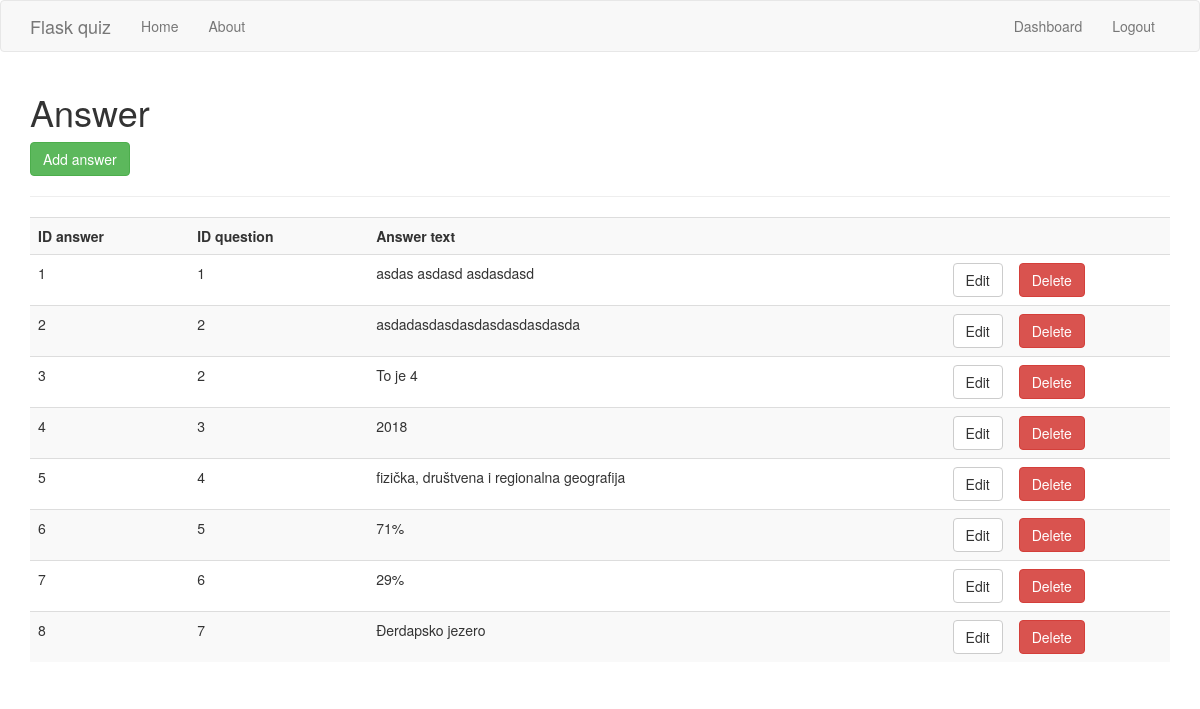
Page /answer (signed in) on the earlier database version.
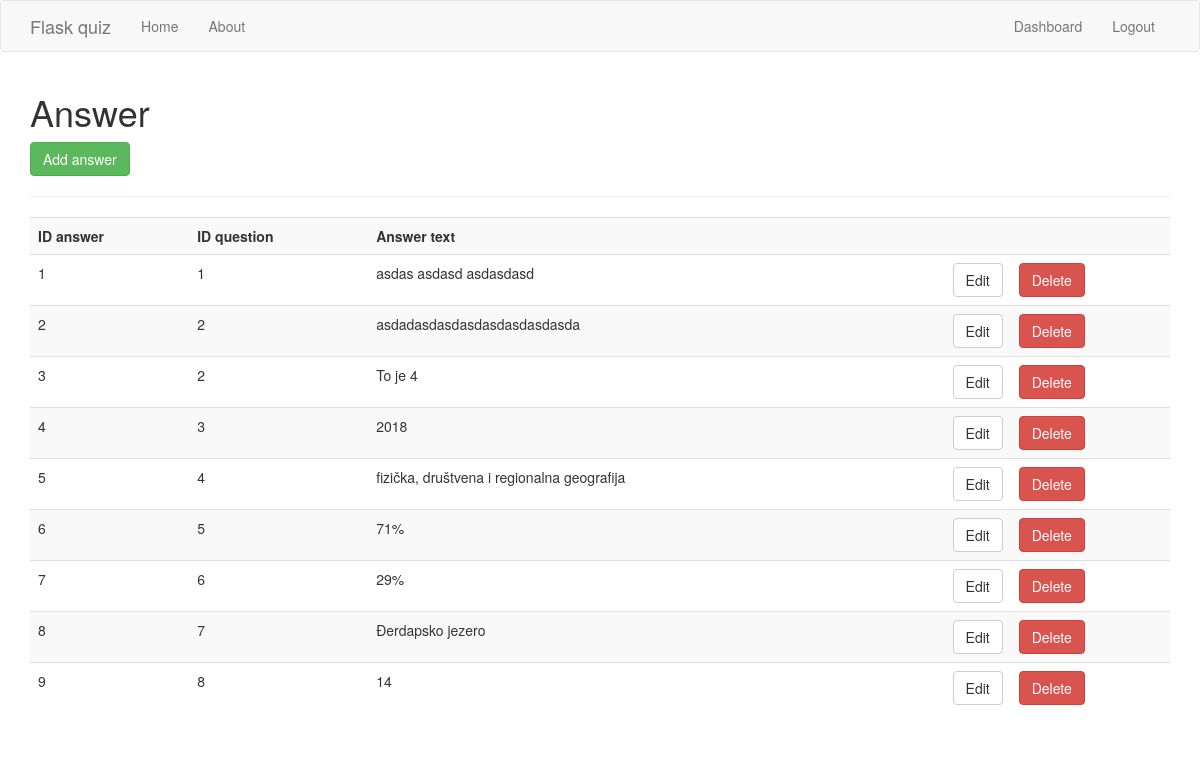
Same page on the later database version.
### app/models.py (models this page shows)
class Answer(db.Model):
    id_answer = db.Column(db.Integer, primary_key=True)
    id_question = db.Column(db.Integer, db.ForeignKey('question.id_question'))
    answer_text = db.Column(db.String(256))

### app/routes.py (the view)
@app.route('/answer', methods=['GET', 'POST'])
@is_logged_in
def answer():
    global conn
    try:
        conn = sqlite3.connect("quiz.db")
    except Error as e:
        print(e)
    cur = conn.cursor()
    result_a = cur.execute("SELECT * FROM answer")
    answers = cur.fetchall()
    if result_a:
        return render_template('answer.html', answers=answers)
    else:
        msg = 'No answer Found'
        return render_template('dashboard.html', msg=msg)

### app/routes.py (called while the page is built)
def is_logged_in(f):
    @wraps(f)
    def wrap(*args, **kwargs):
        if 'logged_in' in session:
            return f(*args, **kwargs)
        else:
            flash('Unauthorized, Please login', 'danger')
            return redirect(url_for('login'))
    return wrap

### app/templates/answer.html (shortened to what this page needs)
{% extends "layout.html" %}
{% block body %}
  <h1>Answer</h1>
  <a class="btn btn-success" href="/answer_add">Add answer</a>
  <hr>
  <table class="table table-striped">
    <tr>
      <th>ID answer</th>
      <th>ID question</th>
      <th>Answer text</th>
      <th></th>
      <th></th>
    </tr>
    {% for answer in answers %}
      <tr>
        <td>{{answer[0]}}</td>
        <td>{{answer[1]}}</td>
        <td>{{answer[2]}}</td>
        <td><a href="answer_edit/{{answer[0]}}" class="btn btn-default pull-right">Edit</a></td>
        <td>
          <form action="{{url_for('answer_delete', id=answer[0])}}" method="post">
            <input type="submit" value="Delete" class="btn btn-danger">
          </form>
        </td>
      </tr>
    {% endfor %}
  </table>
{% endblock %}

Differences in the rows shown:
added Answer: id_answer "9", id_question "8", answer_text "14"
